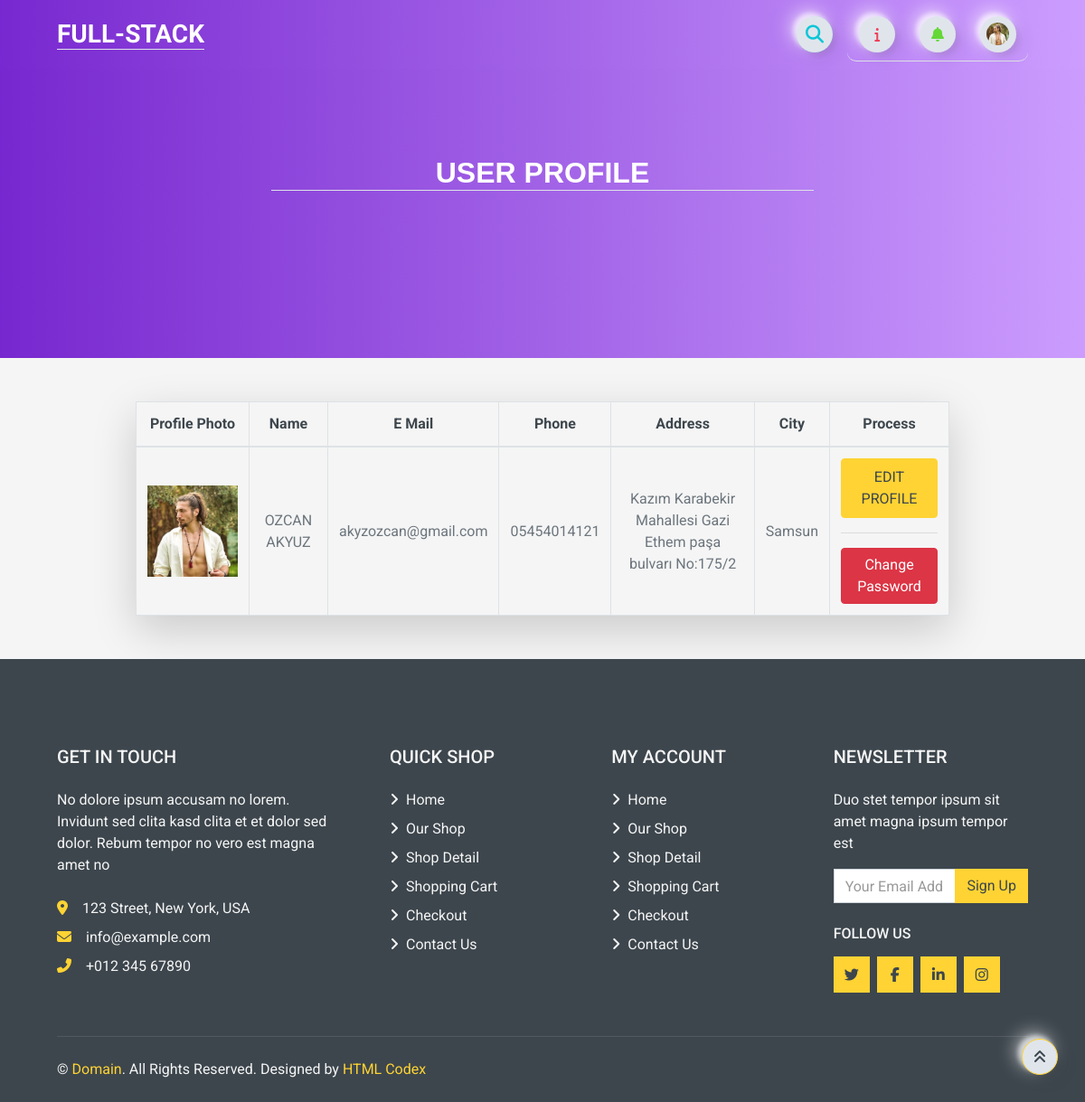
The page /user/ (signed in) on the database its author committed.
### home/models.py (models this page shows, shortened)
class UserProfile(models.Model):
    user = models.OneToOneField(User, on_delete=models.CASCADE)
    phone = models.CharField(blank=True, max_length=20)
    address = models.CharField(blank=True, max_length=150)
    city = models.CharField(blank=True, max_length=20)
    country = models.CharField(blank=True, max_length=50)
    image = models.ImageField(blank=True, upload_to='images/users/')
    def image_tag(self):
        return mark_safe('<img src="{}" height="50"/>'.format(self.image.url))
    image_tag.short_description = 'Image'

### user/views.py (the view)
# urls.py: path("", views.index, name="index"),
@login_required(login_url='/login') # Check login
def index(request):
    profile = UserProfile.objects.get_or_create(user=request.user)[0]
    if request.method == 'POST':
        form = UserProfileForm(request.POST, request.FILES, instance=profile)
        if form.is_valid():
            form.save()
            return redirect('user_profile')
    else:
        form = UserProfileForm(instance=profile)
        context = {'profile': profile,
                   'form': form,
                   'page': 'USER PROFILE',}
        return render(request, 'user_profile.html', context)

### home/models.py
class UserProfileForm(ModelForm):
    class Meta:
        model = UserProfile
        fields = ['phone', 'address', 'city', 'country', 'image']

### user/templates/user_profile.html (shortened to what this page needs)
{% extends 'base.html' %}
{% load static %}
{% block body %}
<header>
    <div class="header m-auto">
        <div class="container" style="position: relative;">
            <h2 class="text-light px-2 m-auto border-bottom" id="navbar-text">USER PROFILE</h2>
        </div>
    </div>
</header>
<table class="table table-bordered text-center rounded shadow-lg mt-5 w-75" style="margin: auto;">
    <thead class="bg-secondary text-dark">
        <tr>
            <th>Profile Photo</th>
            <th>Name</th>
            <th>E Mail</th>
            <th>Phone</th>
            <th>Address</th>
            <th>City</th>
            <th>Process</th>
        </tr>
    </thead>
    <tbody class="align-middle">
        <tr>
            {% if profile.image %}
            <td class="align-middle"><img src="{{ profile.image.url }}" alt="..." style="width: 100px;"></td>
            {% else %}
            <td class="align-middle"><img src="" alt="NO PHOTO!" style="width: 100px;"></td>
            {% endif %}
            <td class="align-middle">{{ profile.user.get_full_name }}</td>
            <td class="align-middle">{{ profile.user.email }}</td>
            <td class="align-middle">{{ profile.phone }}</td>
            <td class="align-middle">{{ profile.address }}</td>
            <td class="align-middle">{{ profile.city }}</td>
            <td class="align-middle">
                <a class="btn btn-primary rounded px-3 py-2 rounded text-light align-items-center hidden-arrow" id="navbarDropdownEditProfile" type="button" data-toggle="modal" data-target="#containereditprofile">EDIT PROFILE</a>
                <hr>
                <a class="btn btn-danger rounded rounded align-items-center hidden-arrow" href="/user/settings">Change Password</a>
            </td>
        </tr>
    </tbody>
</table>
{% endblock %}

### home/templates/navbar.html (shortened to what this page needs)
{% load static %}
{% block body %}
<nav class="navbar navbar-expand-lg bg-light gradient-custom px-5">
    <div class="container-fluid">
        <div class="collapse navbar-collapse" id="navbarSupportedContent">
            <a class="navbar-brand mt-2 mt-lg-0" href="/">
                <h3 class="pt-1 mb-1 text-light border-bottom">FULL-STACK</h3>
            </a>
        </div>
        <form action="{% url 'search' %}" method="POST">
            <div class="search-box">
                <button class="btn btnnavbar btn-search" type="button"><i class="fas fa-search"></i></button>
            </div>
        </form>
        <div class="d-flex align-items-center frame-right border-bottom">
            <a class="text-reset me-3 btn btnnavbar" href="#">
                <i class="fa-solid fa-info" style="color:#ee4056;"></i>
            </a>
            <div class="dropdownnotif">
                <a class="text-reset me-3 dropbtnnotif hidden-arrow btn btnnavbar" href="#" onclick="myFunctionNotif()" id="navbarDropdownMenuLink" role="button" data-mdb-toggle="dropdown" aria-expanded="false">
                    <i class="fas fa-bell" style="color:#65d838;"></i>
                </a>
            </div>
            {%  if user.id is not None %}
            <div class="dropdown">
                <a class="dropbtn d-flex align-items-center hidden-arrow btnnavbar" href="#" onclick="myFunction()" id="navbarDropdownMenuAvatar" role="button" data-mdb-toggle="dropdown" aria-expanded="false">
                    {% if profile.image %}
                    <img src="{{ profile.image.url }}" class="rounded-circle" height="25" alt="Black and White Portrait of a Man" loading="lazy" />
                    {% else %}
                    <img src="" class="rounded-circle" height="25" alt="Black and White Portrait of a Man" loading="lazy" alt="NO PHOTO!" />
                    {% endif %}
                </a>
            </div>
            {% else %}
            <div class="dropdown">
                <a class="dropbtn d-flex align-items-center hidden-arrow btnnavbar" href="#" id="navbarDropdownMenuAvatar" type="button" data-toggle="modal" data-target="#containerlog" onclick="containerLogClose()">
                    <i class="fa-regular fa-user text-dark"></i>
                </a>
            </div>
            {% endif %}
        </div>
    </div>
</nav>
{% endblock %}

### home/static/css/main.css (style rules this page uses)
.gradient-custom { background: rgb(106, 17, 203); background: -webkit-linear-gradient(to right, rgba(106, 17, 203, 0.9), rgba(199, 147, 255, 0.9)); background: linear-gradient(to right, rgba(106, 17, 203, 0.9), rgba(199, 147, 255, 0.9)); }
.header { background: rgb(106, 17, 203); background: -webkit-linear-gradient(to right, rgba(106, 17, 203, 0.9), rgba(199, 147, 255, 0.9));; background: linear-gradient(to right, rgba(106, 17, 203, 0.9), rgba(199, 147, 255, 0.9));; height: 40vh; }
.frame-right { display: flex; flex-direction: row; justify-content: space-around; align-items: center; height: 60px; width: 200px; position: relative; transition: box-shadow 0.6s cubic-bezier(0.79,0.21,0.06,0.81); border-radius: 10px; }
.btnnavbar { height: 40px; width: 40px; border-radius: 150px; background: #e0e5ec; display: flex; flex-direction: column; justify-content: center; align-items: center; -webkit-tap-highlight-color:rgba(0,0,0,0); -webkit-tap-highlight-color:transparent; box-shadow: -7px -7px 20px #fff9, -4px -4px 5px 0px #fff9, 7px 7px 20px 0px #0001, 4px 4px 5px 0px #0001, inset 0px 0px 0px 0px #fff9, inset 0px 0px 0px 0px #0001, inset 0px 0px 0px 0px #fff9, inset 0px 0px 0px 0px #0001 ; transition: box-shadow 0.5s cubic-bezier(0.79,0.21,0.06,0.81); font-size: 16px; color: rgba(42,52,84,1); }
.dropbtn { color: white; padding: 16px; font-size: 16px; border: none; cursor: pointer; }
.dropdown { position: relative; display: inline-block; }
.dropdownnotif { position: relative; display: inline-block; }
.search-box { width: fit-content; height: fit-content; position: relative; margin-right: 1rem; }
.btn-search { width: 40px; height: 40px; border-style: none; font-size: 20px; font-weight: bold; outline: none; cursor: pointer; position: absolute; right: 0px; color:#0bc6d7 ; pointer-events: painted; border-radius: 150px; -webkit-tap-highlight-color:rgba(0,0,0,0); -webkit-tap-highlight-color:transparent; box-shadow: -7px -7px 20px #fff9, -4px -4px 5px 0px #fff9, 7px 7px 20px 0px #0001, 4px 4px 5px 0px #0001, inset 0px 0px 0px 0px #fff9, inset 0px 0px 0px 0px #0001, inset 0px 0px 0px 0px #fff9, inset 0px 0px 0px 0px #0001 ; transition: box-shadow 0.5s cubic-bezier(0.79,0.21,0.06,0.81); text-decoration: none; }
#navbar-text { align-items: center; text-align: center; font-family: 'Quicksand', sans-serif; top: 6rem; position: relative; margin: auto; max-width: 54%; }

### rows shown on the page
UserProfile: image (picture), user.get_full_name "OZCAN AKYUZ", user.email "akyzozcan@gmail.com", phone "05454014121", address "Kazım Karabekir Mahallesi Gazi Ethem paşa bulvarı No:175/2", city "Samsun"
